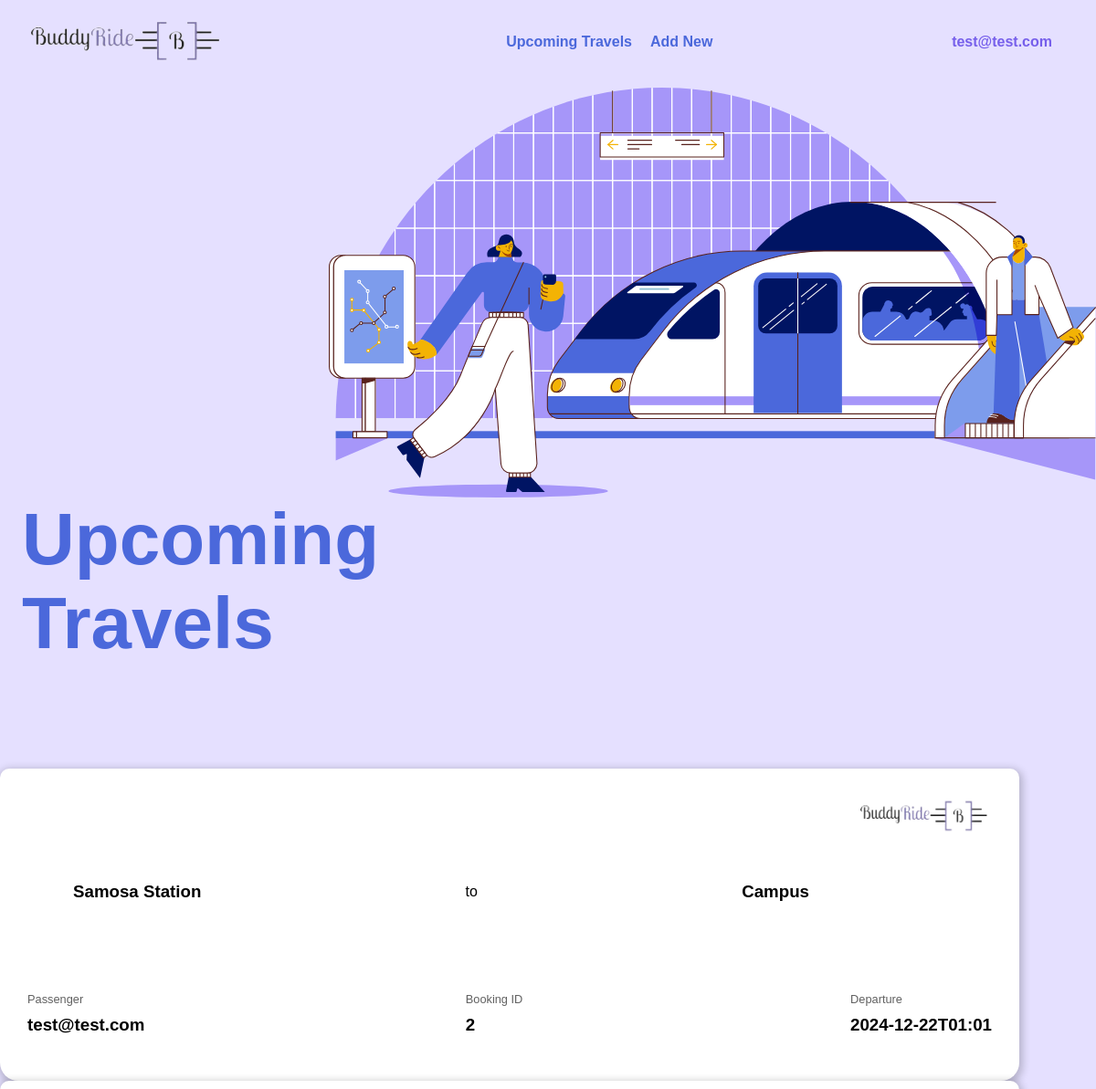
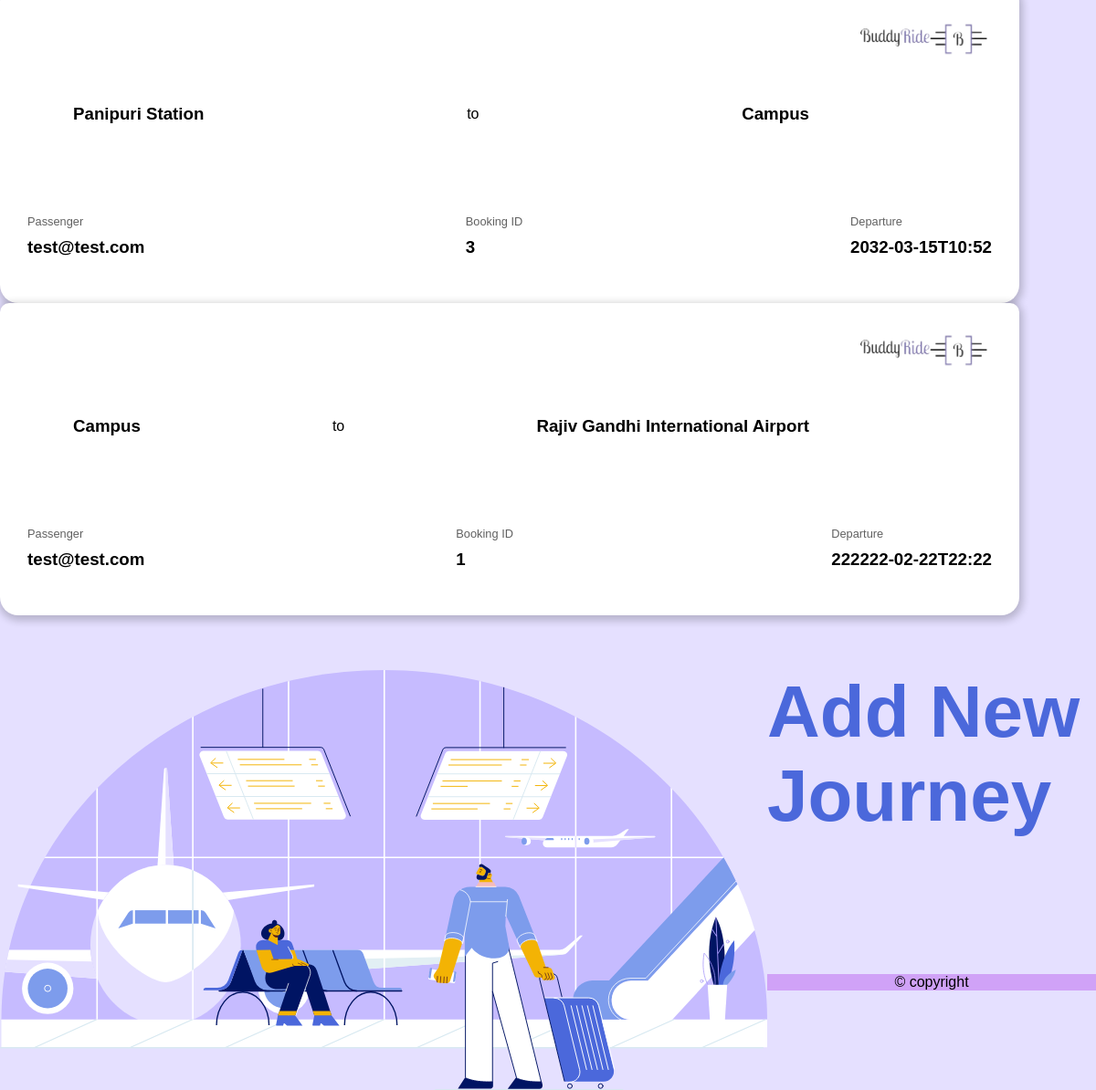
/index, run on the app's committed database (2 pictures, top to bottom).
### tables this page shows
CREATE TABLE Cabmate (
        BookingID INTEGER PRIMARY KEY AUTOINCREMENT,
        Email TEXT,
        DateTime DATETIME,
        PickUp TEXT,
        Destination TEXT,
        UNIQUE (Email, DateTime)
    );

### app.py (the view)
@app.route('/index')
def index():
    if "email" in session:
        email=session['email']
    else:
        email = "test@test.com"
    conn = sqlite3.connect('cabmates.db')
    cursor = conn.cursor()
    cursor.execute( '''
                    SELECT * FROM Cabmate WHERE Email = ?
                    ''', (email,))
    entries=cursor.fetchall()
    return render_template('index.html',entries=entries,user=email)

### templates/index.html (shortened to what this page needs)
<!DOCTYPE html>
<html lang="en">
<head>
    <link rel="stylesheet" href="./../static/style.css">
</head>
<body>
    <div class="head-container">
        <header class="main-header">
            <div class="logo unselectable"><img src="./../static/logo.png" alt="logo"></div>
            <nav class="main-nav">
                <ul>
                    <li class="nav-item"><a href="#upcomingTravels">Upcoming Travels</a></li>
                    <li class="nav-item"><a href="#AddNewTravel">Add New</a></li>
                </ul>
            </nav>
            <div class="user-info email">{{ user }}</div>
        </header>
    </div>
    <div class="flex-container">
        <div class="card upcoming-travels">
            <img id="upcomingTravels" src="./../static/upcoming-travels.svg" alt="upcoming-travels">
            <h1>Upcoming <br> Travels </h1>
            <div class="travel-container">
                {% for entry in entries %}
 <div class="receipts-wrapper">
    <div class="receipts">
       <div class="receipt">
          <img src="./../static/logo.png" alt="logo" style="width: 150px; height: 50px;">
          <div class="route">
             <h3 style="padding: 50px;"
             >{{ entry[3] }}</h3>
             <div>to</div>
             <h3 style="padding: 50px;">{{ entry[4] }}</h3>
          </div>
          <div class="details">
             <div class="item">
                <span>Passenger</span>
                <h3>{{ entry[1] }}</h3>
             </div>
             <div class="item">
                <span>Booking ID</span>
                <h3>{{ entry[0] }}</h3>
             </div>
             <div class="item">
                <span>Departure</span>
                <h3> {{ entry[2] }}</h3>
             </div>
          </div>
       </div>
                {% endfor %}
            </div>
        </div>
        <div class="card add-new-journey">
            <img id="AddNewTravel" src="./../static/add-new-journey.svg" alt="add-new">
            <a onclick="createNewBookingDiv()">
                <h1>Add New <br> Journey</h1>
            </a>
        </div>
    </div>
    <div class="base-container">
        <footer>
            <span>&copy; copyright</span>
        </footer>
    </div>
</body>
</html>

### static/style.css (style rules this page uses)
body { margin: 0; padding: 0; font-family: 'Mukta', sans-serif; background-color: #E5E0FF; }
.head-container { display: flex; justify-content: center; }
.main-header { position: fixed; z-index: 100; background-color:#E5E0FF; width: 100%; color: black; display: flex; justify-content: space-between; align-items: center; }
.logo { padding: 0.3rem; font-size: 1.5rem; }
.logo>img { height: 4.1rem; }
.unselectable { user-select: none; margin: 5px 20px; }
.main-nav ul { list-style: none; display: flex; }
.main-nav li { margin-right: 20px; }
.main-nav .nav-item { font-weight: bold; }
.main-nav a { text-decoration: none; color: #4b68dbff; transition: color 0.3s; }
.user-info { display: flex; align-items: center; }
.user-info.email { color: rgb(118, 95, 235) ; font-weight: bold; }
.email { margin-right: 4%; }
.flex-container { position: relative; top: 6rem; display: inline-flex; flex-direction: column; width: 100%; align-items: center; justify-content: space-between; }
.card { min-height: fit-content; width: 100%; }
.upcoming-travels img { width: 70%; float: right; }
.card h1 { margin-left: 2%; font-size: 5em; color:#4b68dbff; }
.travel-container { clear: left; margin-top: 5%; height: 50vh; width: 100%; display: inline-flex; flex-wrap: wrap; align-content: space-around; justify-content: center; gap: 10%; }
.add-new-journey img { width: 70%; float: left; }
.add-new-journey { margin-top: 5%; }
.add-new-journey a { cursor: pointer; }
.base-container { display: flex; justify-content: center; }
.base-container>footer { position: relative; top: 6rem; background-color: #D0A2F7; width: 100%; color: black; display: flex; justify-content: center; align-items: center; }

### data on the page
Cabmate: PickUp "Samosa Station", Destination "Campus", Email "test@test.com", BookingID "2", DateTime "2024-12-22T01:01"
Cabmate: PickUp "Panipuri Station", Destination "Campus", Email "test@test.com", BookingID "3", DateTime "2032-03-15T10:52"
Cabmate: PickUp "Campus", Destination "Rajiv Gandhi International Airport", Email "test@test.com", BookingID "1", DateTime "222222-02-22T22:22"

### other printed values
{{ user }} "test@test.com"
